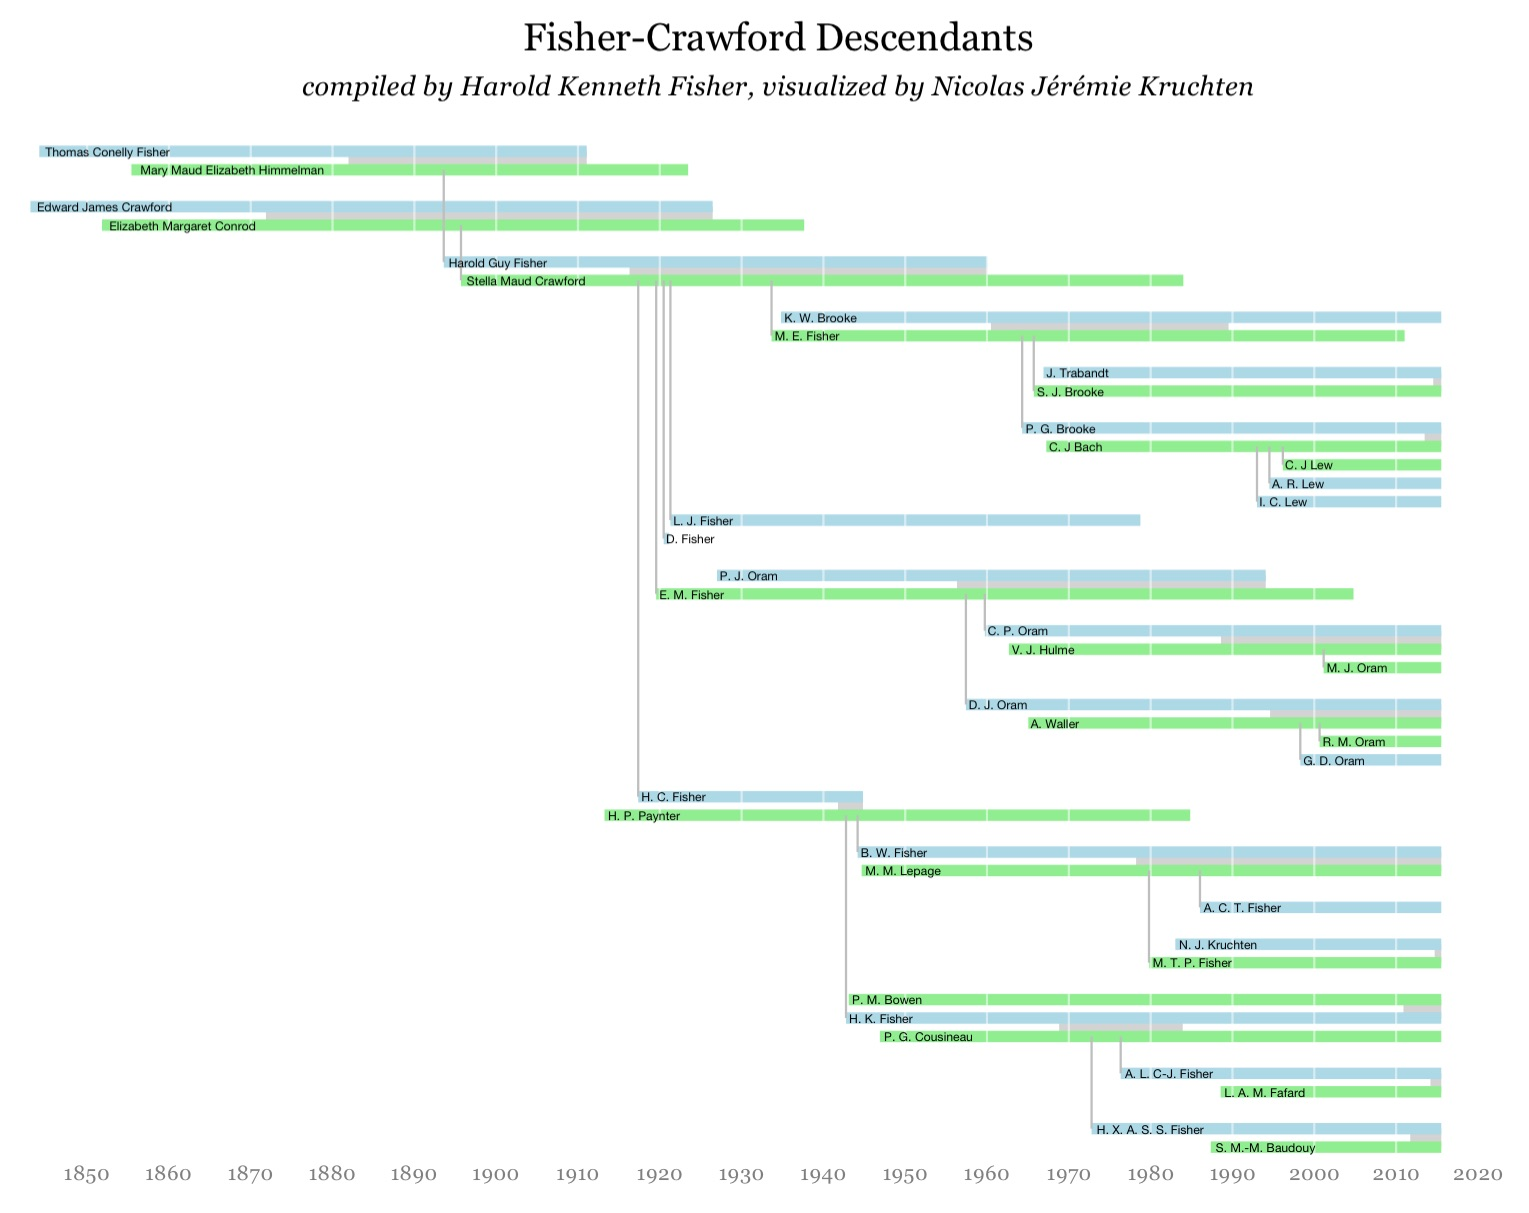

Recreate this plot in R.
setwd("~/workspace/fishercrawford")

library(ggplot2)
library(grid)
library(scales)

people <- read.csv("people.csv", stringsAsFactors=FALSE)
marriages <- read.csv("marriages.csv", stringsAsFactors=FALSE)
births <- read.csv("births.csv", stringsAsFactors=FALSE)
people$start = as.Date(people$start) 
people$end = as.Date(people$end) 
births$date = as.Date(births$date) 
marriages$start = as.Date(marriages$start) 
marriages$end = as.Date(marriages$end) 


cairo_pdf(height=8,width=10.5)
ggplot() +
  geom_rect(data=marriages, fill='lightgrey', aes(xmin=start, xmax=end, ymin=p1, ymax=p2)) +
  geom_segment(data=people, aes(x=start, xend=end, y=initials, yend=initials,
                                color=gender),
               size=2.5) +
  geom_vline(xintercept=seq(
    as.numeric(as.Date("1850-01-01")), as.numeric(as.Date("2020-01-01")), by=10*365),
             color='white', alpha=0.5) +
  geom_segment(data=births, color='grey', size=0.5,
               aes(x=date, xend=date, y=mother, yend=child), color='grey') +
  geom_text(data=people, hjust=-0.05, family="Helvetica Neue", size=2,
            aes(label=name, x=start, y=initials)) +
  scale_colour_manual(values = c("white","lightgreen", "lightblue")) +
  scale_y_discrete(breaks = NULL, name= "", limits = rev(people$initials)) + 
  scale_x_date(breaks = "10 year", minor_breaks=NULL, labels = date_format("%Y"),
               limits = c(as.Date("1849-01-01"), as.Date("2020-01-01")), name= "") + 
  theme(legend.position='none', panel.background=element_blank(),
        text=element_text(family="Georgia"), 
        axis.ticks.length= unit(0,units='cm'),
        plot.title = element_text(size=18, vjust=1)
        ) +
  labs(title=expression(atop(
    "Fisher-Crawford Descendants",
    atop(italic("compiled by Harold Kenneth Fisher, visualized by Nicolas Jérémie Kruchten"), ""))))
dev.off()
